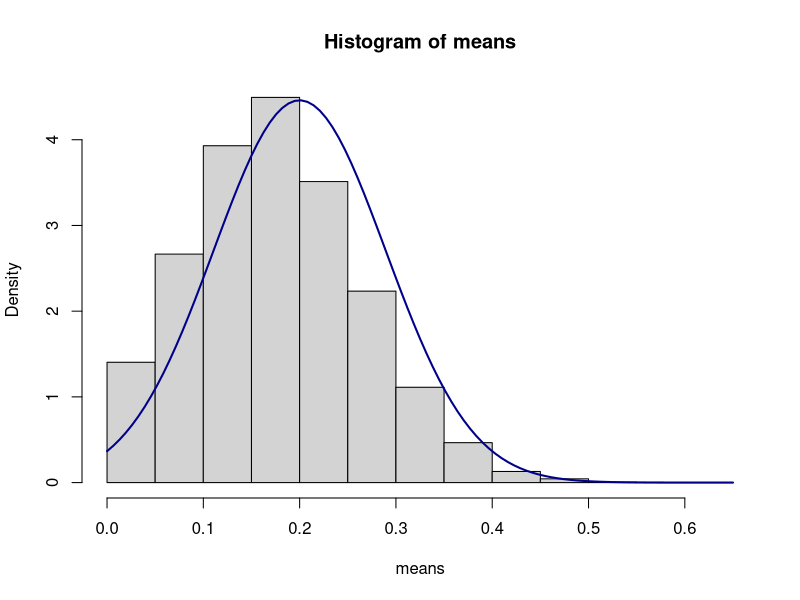

Here is the R script that generated this plot:
samples <- matrix(rbinom(10000*20,1,0.2), nrow=10000)
means <- rowMeans(samples)
hist(means,freq=FALSE)
curve(dnorm(x, mean=0.2, sd=sqrt(0.2*0.8/20)), col="darkblue", lwd=2, add=TRUE, yaxt="n")
